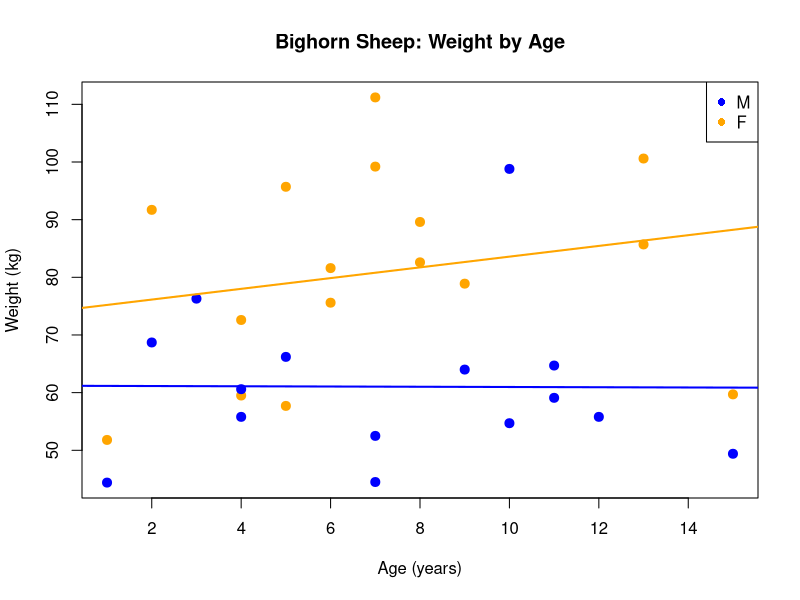
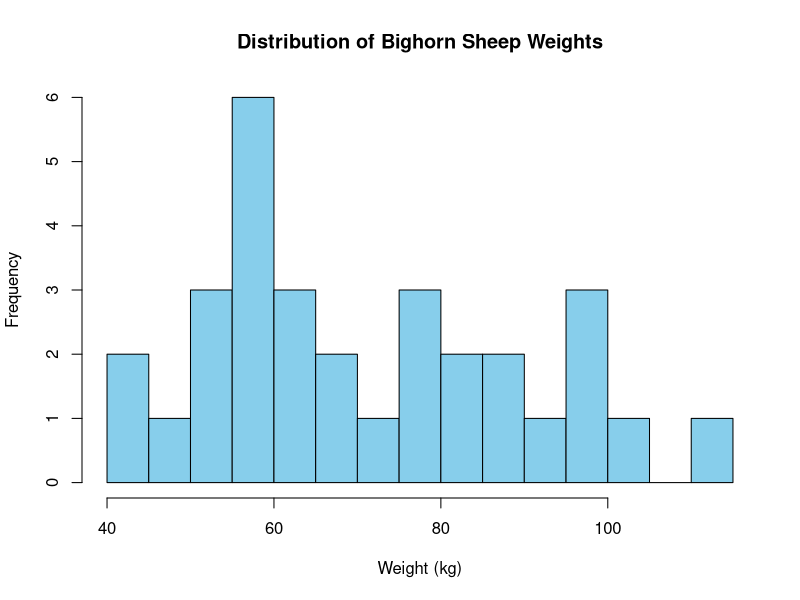

Recreate these plots in R, in order.
## ---- chunk 1
# 567*5 tells R that 567*5 is a comment, and so R knows not to execute this line of code.
## ---- chunk 2
1 + 100 # performs addition
3 + 5 * 2 # performs multiplication before addition
(3 + 5) * 2 # performs addition in () before multiplication 
2/10000 # division
2 ^ 3 # exponentiation: 2 raised to the power of 3
## ---- chunk 3
1 == 9  # equality (note two equals signs, read as "is equal to")
1 != 1  # inequality (read as "is not equal to")
1 < 2  # less than
1 <= 1  # less than or equal to
## ---- chunk 4
x <- 1/40 # here we are telling R to assign 1/40 to the variable x so that it recognizes x as an object in our global environment
x <-  24 # variables can easily be re-assigned/over-written
y <- x * 2 # We can use existing objeects in expressions to create new objects

rm(y) # you can also remove objects from the environment using the rm() function
## ---- chunk 5
# create numeric object
a <- 45.6
class(a)

# Convert from numeric to character
a_character <- as.character(a)
class(a_character)

# Create factored object
lion <- factor(c("194", "180"), levels = c("194", "180")) # The levels must match the exact format of the values
lion # print value into console
as.character(lion) # coerced to character
as.numeric(lion) # coerced to numeric
## ---- chunk 6
as.numeric(as.character(lion))
## ---- chunk 7
# convert from character to numeric
L262 <- "Lion262"
L262_numeric <- as.numeric(L262)
L262_numeric
## ---- chunk 8
x <- 3
## ---- chunk 9
my.deer <- c("GDL256", "RVD1011", "CDB567")
## ---- chunk 10
my_vector <- vector(length = 3, mode = "numeric")
my_vector  # this is a logical vector
num_vector <- c(101, 222, 323, 435, 556) # numeric vector
## ---- chunk 11
combine_vector <- c(211, "CDB678", TRUE)
combine_vector
class(combine_vector) 
## ---- chunk 12
# create a vector of 10 NA values
x <- rep(NA, 10)
# set the first element in x to be the number 0
x[1] <- 0
# test if zero is NA
is.na(x)
# R returns a logical vector for TRUE if the value is NA and 
# FALSE for non-NA values
## ---- chunk 13
my_series <- 1:10 # a vector of integers of length 10
my_series
# make series of numbers from 1 to 10 by increments of 0.1
my_seq <- seq(from = 1, to = 10, by = 0.1) 
my_seq
## ---- chunk 14
# list with numeric, character, and logical classes
my_list <- list(1, "banana", TRUE)
your_list <- list(2, "apple", FALSE)
my_list
## ---- chunk 15
my_new_list <- c(my_list, c("Lion171", "S222")) # here we overwrite the original 
# "my_list" list to include two additional list elements of "Lion171" and "S222".
my_new_list
## ---- chunk 16
my_new_list2 <- c(my_list, list(c("Lion171", "S222"))) # here we overwrite the original 
## ---- chunk 17
my_lions <- list("L211", c("L194", "S789"), "L180")
names(my_lions) # are names automatically assigned? Nope, so let's assign names with the names() function.
names(my_lions) <- c("Lion211", "LionsAndSheep", "Lion180")
my_lions$LionsAndSheep
## ---- chunk 18
# index second list [[2]] and second element [2] of the second list
my_lions[[2]][2]
## ---- chunk 19
MyMatrix <- matrix(1:6, nrow = 2, ncol = 3)
MyMatrix
## ---- chunk 20
# Create vectors for each column
sheep_id <- c("S601", "S602", "S603")
sex <- c("F", "M", "F")
age <- c(4, 6, 3) 
capt_date <- as.Date(c("2024-03-15", "2024-03-16", "2024-03-18"))
capt_loc <- c("Acrodectes Peak", "Sawmill Canyon", "Goodale Canyon")
# Combine into a data frame
capt_dat <- data.frame(
  ID = sheep_id,
  Sex = sex,
  Age = age,
  CaptureDate = capt_date,
  CaptureLoc = capt_loc
)

# View the data frame
print(capt_dat)
## ---- chunk 21
capt_dat$CaptureLoc
## ---- chunk 22
lion_list <- c("194", "228", "267", "272")
lion_list[1] # extract first element out of the lion_list vector
lion_list[4] # extract 4th element out of the lion_list vector
lion_list[c(2:4)] # extract elements 2 to 4 from the my_seq vector
## ---- chunk 23
horn_length <- c(10, 30.4, 90, 50.8, 30) # create vector of horn lengths
names(horn_length) <- c("S4", "S567", "S489", "S488", "S89") # assign sheep names to vector
# we can also name a vector 'on the fly'
horn_length <- c(S4 = 10, S567 = 30.4, S489 = 90, S488 = 50.8, S89 = 30) 
horn_length[c("S489", "S488")]
## ---- chunk 24
horn_length[horn_length > 30] # this statement first evaluates horn_length > 7, generating a logical vector c(FALSE, FALSE, TRUE, FALSE, TRUE), and then selects the elements of horn_length corresponding to the TRUE values.
## ---- chunk 25
horn_length[1:3]
## ---- chunk 26
horn_length[-2]
# we can skip multiple elements
horn_length[c(-1, -2)]  
# or 
horn_length[-c(1,5)]
# a common mistake would be to ask R x[-1:3] # but there isn't a negative first row
# But remember the order of operations. 
# : is really a function. It takes its first argument as -1, 
# and its second as 3, so generates the sequence of 
# numbers: c(-1, 0, 1, 2, 3).
horn_length[-(1:3)]
# To remove elements from a vector, we need to assign the result 
# back into the variable:
horn_length <- horn_length[-4]
horn_length
## ---- chunk 27
to_remove <- which(horn_length > 30)
to_remove # index of elements to remove from the to_remove vector
horn_length[to_remove]
## ---- chunk 28
# Create a fake data frame for bighorn sheep
bighorn_df <- data.frame(
  ID = paste0("S", 500:530),      # ID for each sheep
  Age = sample(1:15, 31, replace = TRUE),  # Random ages between 1 and 10
  Weight = round(rnorm(31, mean = 75, sd = 15), 1),  # Random weights with mean of 75 kg and sd of 15
  Sex = factor(sample(c("M", "F"), 31, replace = TRUE), labels = c("M", "F")),     # Random sexes (Male, Female)
  Herd = sample(c("North", "South", "East", "West"), 31, replace = TRUE)  # Random herd names
)

# Define grey tones based on levels of the 'Sex' factor
grey_tones <- c("blue", "orange")  # grey50 for males, grey80 for females
## ---- chunk 29
# create a scatterplot
plot(x = bighorn_df$Age, # x-axis
     y = bighorn_df$Weight, # y-axis
     main = "Bighorn Sheep: Weight by Age", # title
     xlab = "Age (years)", # x-axis label
     ylab = "Weight (kg)", # y-axis label
     col = grey_tones[bighorn_df$Sex],  # point color (sex needs to be a factor)
     pch = 19,              # solid circle
     cex = 1.2)             # slightly larger points
# Add separate trend lines for each Sex group
# Males
abline(lm(Weight ~ Age, data = subset(bighorn_df, Sex == "M")), col = "blue", lwd = 2)  
# Females
abline(lm(Weight ~ Age, data = subset(bighorn_df, Sex == "F")), col = "orange", lwd = 2) 

# Add a legend
legend("topright", 
       legend = levels(bighorn_df$Sex),  # Use the levels of the factor for legend
       col = c("blue", "orange"),      # Different tones for trend lines
       pch = 16) # solid circle point type
## ---- chunk 30
hist(bighorn_df$Weight,
     main = "Distribution of Bighorn Sheep Weights",
     xlab = "Weight (kg)",
     ylab = "Frequency",
     col = "skyblue",        # fill color of the bars
     border = "black",       # outline color of the bars
     breaks = 10)            # number of bins (adjust as needed)
